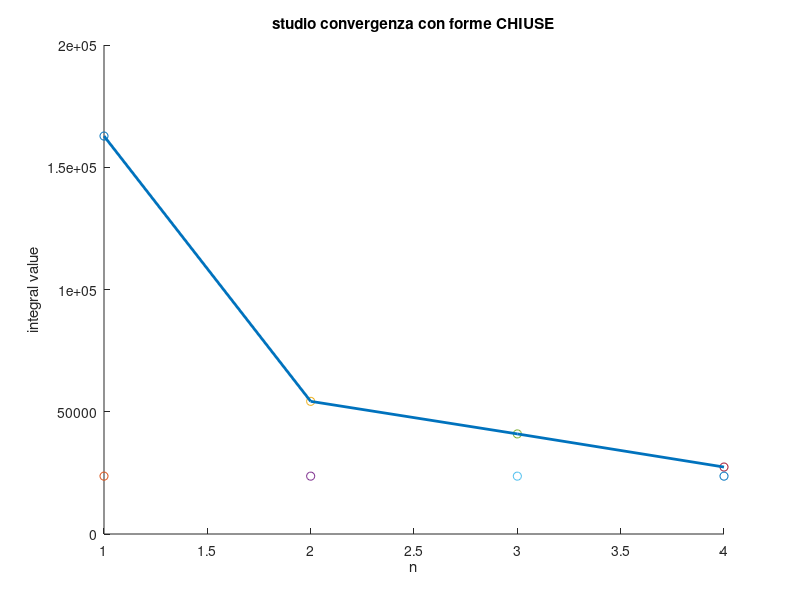

This figure's MATLAB source: (Note: this script raises an error after producing the figure.)
function s = ANUM3es9

    a = -5;
    b = 5;
    
    t =@(x) 1 + x + x.^2 + x.^3 + x.^4 + x.^5 + x.^6;
    %t =@(x) 1 + x + x.^2 + x.^3 + x.^4 + x.^5;
    %t =@(x) 1 + x + x.^2 + x.^3 + x.^4;
    %t =@(x) 1 + x + x.^2 + x.^3;
    %t =@(x) 1 + x + x.^2;
    %t =@(x) 1 + x;
    
    int = integral(t,a,b);
    
    for n=1:4
        for i=0:n
            x(i+1) = i*((b-a))/(n)+a;
        end
        x
        if(n == 1)
            s(1) = ((b-a)/2)*(t(x(1)) + t(x(2)))
            scatter(n,s(1));
            hold on
            scatter(n,int);
        end
        if(n == 2)
            s(2) = ((b-a)/6)*(t(x(1)) + 4*t(x(2)) + t(x(3)));
            scatter(n,s(2));
            scatter(n,int);
        end
        if(n == 3)
            s(3) = ((b-a)/8)*(t(x(1)) + 3*t(x(2)) + 3*t(x(3))+t(x(4)));
            scatter(n,s(3));
            scatter(n,int);
        end
        if(n == 4)
            s(4) = ((b-a)/90)*(7*t(x(1)) + 32*t(x(2)) + 12*t(x(3))+32*t(x(4)) + 7*t(x(5)));
            scatter(n,s(4));
            scatter(n,int);
        end
        
    end
    title('studio convergenza con forme CHIUSE');
    xlabel('n');
    ylabel('integral value');
    plot(linspace(1,4,4),s, 'linewidth', 2)
    fplot(int, [1,4], '--','linewidth', 2);

    hold off;
end